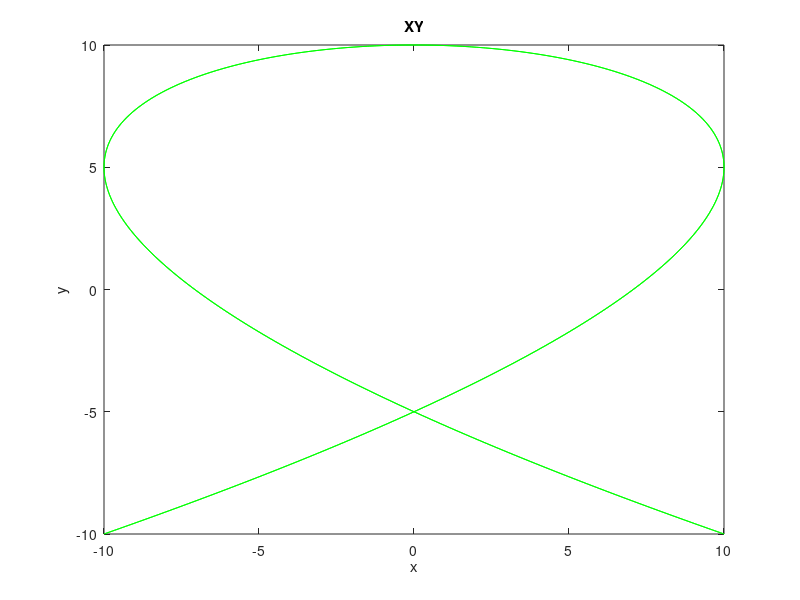
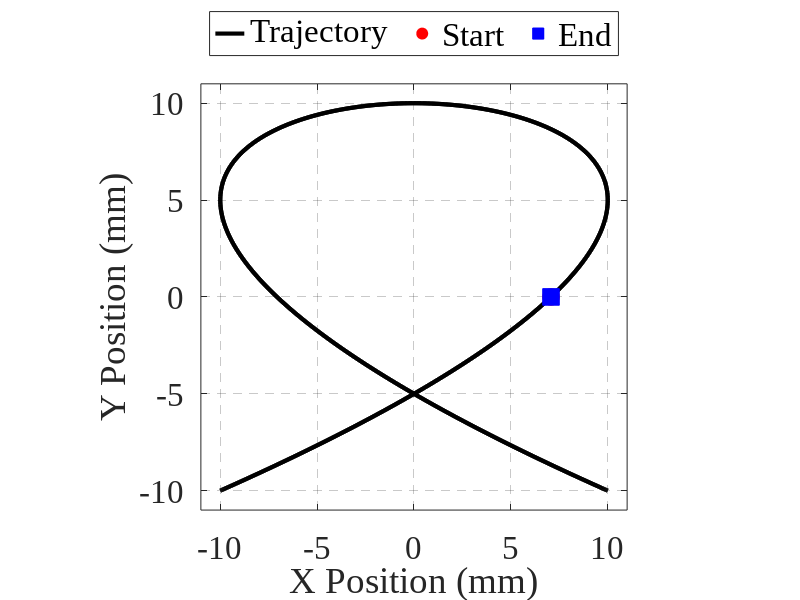

Reproduce these figures in MATLAB, in order.
% 이름   : xy_plot_example
% 용도   : plot-style xy-plot 케이스 — before/after 비교 예제 (동일 단위 궤적, axis equal)
% 작성자 : REM2 / 2026
% 사용법 : MATLAB에서 직접 실행 (외부 데이터 불필요). image_fig/에 PNG 저장
% 의존성 : 없음 (기본 MATLAB)

%% 합성 데이터 — Lissajous 궤적 (x, y 모두 변위 mm, 동일 스케일)
clear; clc;
tt = linspace(0, 2*pi, 800);
A  = 10;  B = 10;                           % 진폭 (mm)
xPos = A*sin(3*tt + pi/4);                  % X 변위 (mm)
yPos = B*sin(2*tt);                         % Y 변위 (mm)

%% 출력 폴더
thisDir = fileparts(mfilename('fullpath'));
outDir  = fullfile(thisDir, 'image_fig');
if ~exist(outDir, 'dir'); mkdir(outDir); end

%% ── BEFORE — 흔한 문제: 종횡비 왜곡(axis equal 없음), 라벨/단위 없음, 얇은 선, shorthand, grid 없음
figBefore = figure('Name', 'xy-plot BEFORE');
plot(xPos, yPos, 'g');                      % 얇은 기본 선 + shorthand 색, 비등방 → 형상 왜곡
xlabel('x');                                % 단위 없음
ylabel('y');
title('XY');
exportgraphics(figBefore, fullfile(outDir, 'xy_plot_before.png'), 'Resolution', 300);

%% ── AFTER — plot-style Common + xy-plot 케이스 적용 (동일 단위 → axis equal)
fontSize  = 24;  fontName = 'Times New Roman';  lineWidth = 3.0;
gridStyle = '--';  gridAlpha = 0.25;
colorOrder = [0 0 0; 1 0 0; 0 0 1];

figAfter = figure('Name', 'xy-plot AFTER', 'Color', 'w', ...
                  'Units', 'pixels', 'Position', [100 100 720 720]);
ax = axes('Parent', figAfter);

hPath = plot(ax, xPos, yPos, 'LineStyle', '-', 'Color', colorOrder(1,:), 'LineWidth', lineWidth);
hold(ax, 'on');
% 시작/끝 마커로 진행 방향 표시
hStart = plot(ax, xPos(1),   yPos(1),   'LineStyle', 'none', 'Marker', 'o', ...
              'MarkerSize', 12, 'MarkerFaceColor', colorOrder(2,:), 'MarkerEdgeColor', colorOrder(2,:));
hEnd   = plot(ax, xPos(end), yPos(end), 'LineStyle', 'none', 'Marker', 's', ...
              'MarkerSize', 12, 'MarkerFaceColor', colorOrder(3,:), 'MarkerEdgeColor', colorOrder(3,:));

xlabel(ax, 'X Position (mm)');              % 단위 괄호
ylabel(ax, 'Y Position (mm)');
axis(ax, 'equal');                          % 동일 물리 단위 → 등방 스케일 (형상 보존)
xlim(ax, [-1.1*A, 1.1*A]);
ylim(ax, [-1.1*B, 1.1*B]);
set(ax, 'FontSize', fontSize, 'FontName', fontName, 'Box', 'on', ...
        'XGrid', 'on', 'YGrid', 'on', 'GridLineStyle', gridStyle, 'GridAlpha', gridAlpha);
legend(ax, [hPath, hStart, hEnd], {'Trajectory', 'Start', 'End'}, ...
       'Location', 'northoutside', 'NumColumns', 3, ...
       'FontSize', fontSize, 'FontName', fontName);
exportgraphics(figAfter, fullfile(outDir, 'xy_plot_after.png'), 'Resolution', 300);

disp('xy_plot_example: before/after PNG 저장 완료 → image_fig/');
